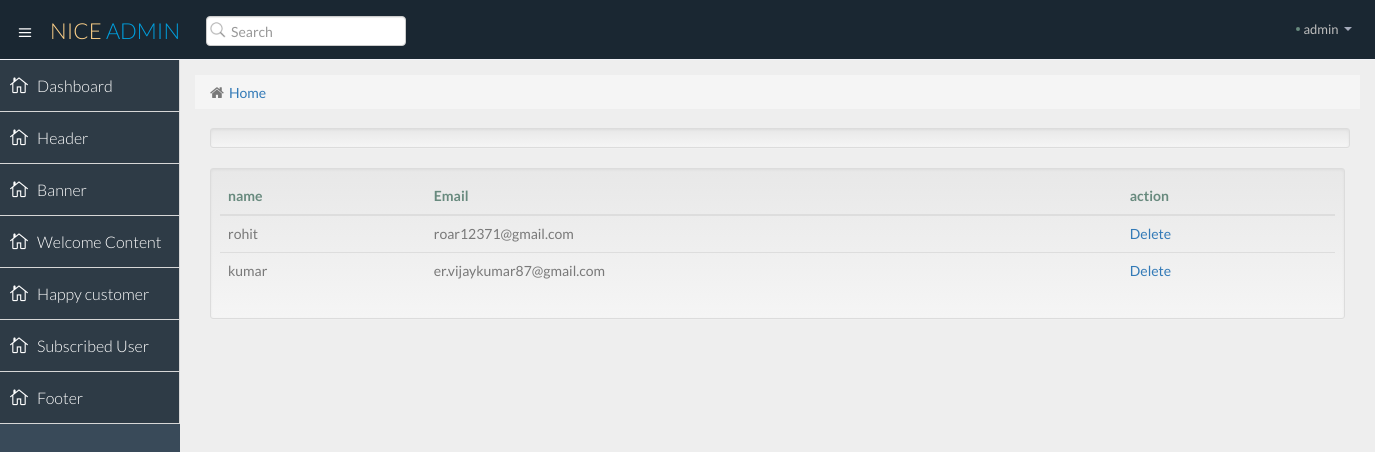
The page /admin/subscribe.php on the database its author committed.
### tables this page shows
CREATE TABLE `subsribe_user` (
  `s_id` int(255) NOT NULL,
  `name` text NOT NULL,
  `email` text NOT NULL
);

### admin/subscribe.php (the view, shortened to what this page needs)
<?php include("include/header.php");?>
<?php include("include/sidemenu.php");?>
<section id="main-content">
          <section class="wrapper">
			  <div class="row">
				<div class="col-lg-12">
					<ol class="breadcrumb">
						<li><i class="fa fa-home"></i><a href="dashboard.php">Home</a></li>
					</ol>
				</div>
			</div>
			<div class="container">
    <div class="well well-sm">
    </div>
</div>
<div class="col-md-12">
<div class="well well-sm">
  	<table class="table" id="myTable">
    <thead class="tblhead">
	<tr>
<th>name</th>
<th>Email</th>
<th>action</th>
 </tr>
</thead>
<tbody>
<?php
$query="select * from subsribe_user";
$run=mysql_query($query);
while($row=mysql_fetch_array($run))
{
	$name=$row['name'];
	$email=$row['email'];
	?>
	<tr>
	<td><?php echo $name;?></td>
	<td><?php echo $email;?></td>
	<td><a href="subsc_delete.php?id=<?php echo $row['s_id'];?>">Delete</a></td>
	</tr>
<?php }?>
</tbody>
</table>
</div>
</div>
          </section>
      </section>

### admin/css/style.css (style rules this page uses)
body { color: #797979; background: #eeeeee; font-family: 'Lato', sans-serif; padding: 0px !important; margin: 0px !important; font-size:14px !important; }
a, a:hover, a:focus { text-decoration: none; outline: none; outline: 0; }
table tr th { color: #688a7e; }
#main-content { margin-left: 180px; }
.wrapper { display: inline-block; margin-top: 60px; padding: 15px; width: 100%; }
.breadcrumb { -webkit-border-radius: 0px; -moz-border-radius: 0px; border-radius: 0px; height: 34px; position: relative; margin: 0 0 19px 0; overflow: hidden; }
.breadcrumb li { position: relative; margin-right: 0; }
.breadcrumb li i { Font-size: 15px; margin-right: 5px; }

### rows shown on the page
subsribe_user: name "rohit", email "roar12371@gmail.com"
subsribe_user: name "kumar", email "er.vijaykumar87@gmail.com"
